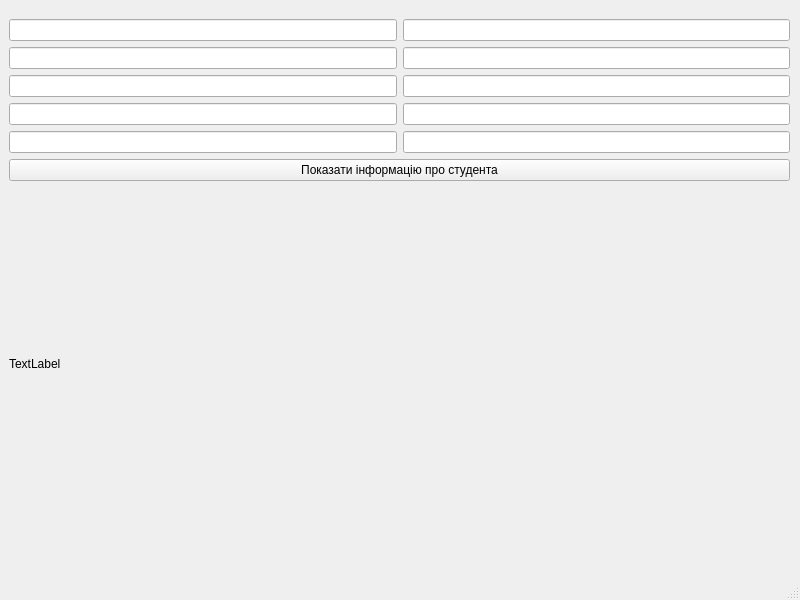
<?xml version="1.0" encoding="UTF-8"?>
<ui version="4.0">
 <class>MainWindow</class>
 <widget class="QMainWindow" name="MainWindow">
  <property name="geometry">
   <rect>
    <x>0</x>
    <y>0</y>
    <width>800</width>
    <height>600</height>
   </rect>
  </property>
  <property name="windowTitle">
   <string>MainWindow</string>
  </property>
  <widget class="QWidget" name="centralwidget">
   <widget class="QWidget" name="gridLayoutWidget">
    <property name="geometry">
     <rect>
      <x>9</x>
      <y>19</y>
      <width>781</width>
      <height>521</height>
     </rect>
    </property>
    <layout class="QGridLayout" name="gridLayout">
     <item row="0" column="0">
      <widget class="QLineEdit" name="leId"/>
     </item>
     <item row="4" column="1">
      <widget class="QLineEdit" name="leAddress"/>
     </item>
     <item row="0" column="1">
      <widget class="QLineEdit" name="leFirstName"/>
     </item>
     <item row="6" column="1">
      <widget class="QLineEdit" name="leFaculty"/>
     </item>
     <item row="2" column="1">
      <widget class="QLineEdit" name="lePaternalName"/>
     </item>
     <item row="11" column="0" colspan="2">
      <widget class="QLabel" name="lbStudentInfo">
       <property name="text">
        <string>TextLabel</string>
       </property>
       <property name="wordWrap">
        <bool>true</bool>
       </property>
      </widget>
     </item>
     <item row="6" column="0">
      <widget class="QLineEdit" name="lePhoneNumber"/>
     </item>
     <item row="9" column="0">
      <widget class="QLineEdit" name="leYear"/>
     </item>
     <item row="2" column="0">
      <widget class="QLineEdit" name="leLastName"/>
     </item>
     <item row="4" column="0">
      <widget class="QLineEdit" name="leDate"/>
     </item>
     <item row="9" column="1">
      <widget class="QLineEdit" name="leGroup"/>
     </item>
     <item row="10" column="0" colspan="2">
      <widget class="QPushButton" name="showInfo">
       <property name="text">
        <string>Показати інформацію про студента</string>
       </property>
      </widget>
     </item>
    </layout>
   </widget>
  </widget>
  <widget class="QMenuBar" name="menubar">
   <property name="geometry">
    <rect>
     <x>0</x>
     <y>0</y>
     <width>800</width>
     <height>23</height>
    </rect>
   </property>
  </widget>
  <widget class="QStatusBar" name="statusbar"/>
 </widget>
 <resources/>
 <connections/>
</ui>
